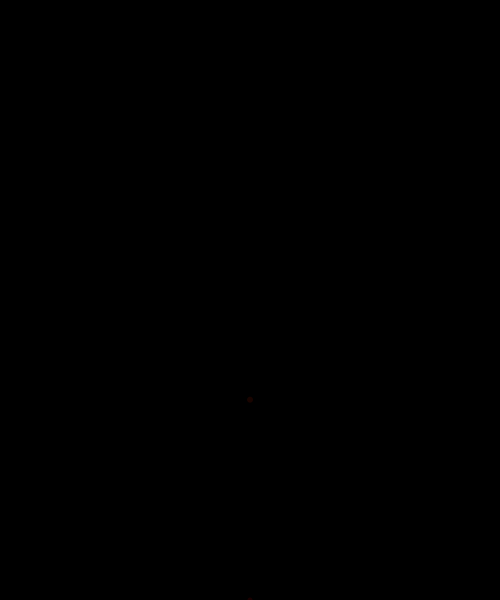
Frame 1 (no input)
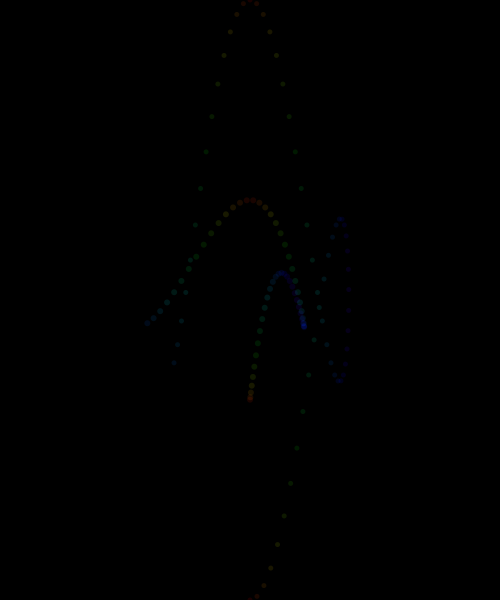
Frame 60 (the mouse pressed at the canvas centre just before this capture)
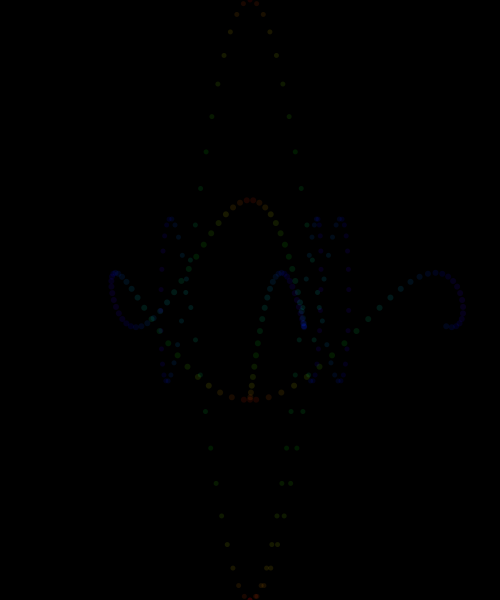
Frame 120 (the mouse held since frame 60 and released just before this capture)

The Processing sketch that drew these frames (run headless with seeded random() and noise(); from frame 60 on, the mouse is pressed at the canvas centre):

// Processing sketch: processing_76332
// ── processing_76332.pde

//function w/ mode
float angle;
boolean mode;
int radius;

void setup(){
  background(0);
  size (500, 600);
  smooth();
  angle = 0;
  noStroke();
  colorMode(HSB, 360, 100, 100, 100);
 
}

void mouseReleased(){
  
  
    if(mode){
      mode = false;
      
    } else { if(!mode){
      mode = true;
    }
    }
}


void draw(){

  if (mode){
    myFun();
  }
  
  if (!mode){
    myFun2();
    myFun3();
  }
}

void myFun(){
  float bgcolor = abs(255*sin(radians(angle)));
  fill(bgcolor,100, 100, 10);
  //abs is absolute value, is always positive
  //background (bgcolor);
  float x = 300 * cos(radians(angle)) *cos(radians(angle*2));
  float y = 100 * sin(radians(angle)) *cos(radians(angle/10))*sin(radians(180-angle));
  //can use 'tan' in place of sin, cos, etc for more effects.
  
  //ellipse(angle/2,y+200,20,20);
  //ellipse(x + width/2,y + height/2,20,20);
  //angle++;
  angle+=4;
  
  ellipse(x+width/2, y+height/2,5,8);
  ellipse(y+=width/2, x+=height/2,5,8);
}

void myFun2(){
   float bgcolor = abs(255*sin(radians(angle)));
  fill(bgcolor,100, 100, 10);
  //abs is absolute value, is always positive
  //background (bgcolor);
  float x = 300 * cos(radians(angle)) * cos(radians(angle*2));
  float y = 100 * sin(radians(angle)) * cos(radians(angle/10));
  //can use 'tan' in place of sin, cos, etc for more effects.
  
  //ellipse(angle/2,y+200,20,20);
  //ellipse(x + width/2,y + height/2,20,20);
  //angle++;
  angle+=2;
  //radius+=1;
  
  ellipse(y+width/2, x+height/2,5,5);
  //ellipse(x+width/2, y+height/2,10,10);
  //ellipse(y+width/2, x+height/2,5,5);
}

void myFun3(){
   float bgcolor = abs(255*sin(radians(angle)));
  fill(bgcolor,100, 100, 10);
  //abs is absolute value, is always positive
  //background (bgcolor);
  float x = 100 * cos(radians(angle)) * cos(radians(angle*2));
  float y = 300 * sin(radians(angle)) * sin(radians(angle/10));
  //can use 'tan' in place of sin, cos, etc for more effects.
  
  //ellipse(angle/2,y+200,20,20);
  //ellipse(x + width/2,y + height/2,20,20);
  //angle++;
  angle+=2;
  //radius+=1;
  
  ellipse(y+width/2, x+height/2,6,6);
  //ellipse(x+width/2, y+height/2,10,10);
  //ellipse(y+width/2, x+height/2,5,5);
}
